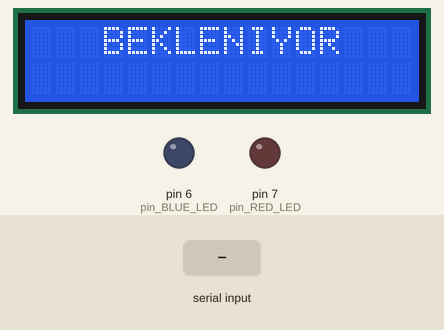
The sketch below on a simulated Arduino Uno, built with avr-gcc and run on an emulated ATmega328P. On the bench: 16×2 character LCD, output pins drawn as LEDs (lit = HIGH). The inputs (shaded band) are chosen by the test bench.

Above: at 1.2 s.
1.3 s: "ID:\n" received over Serial
At 2.5 s:
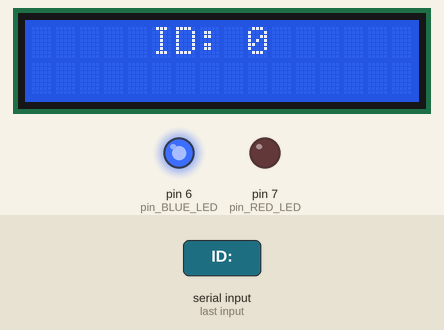
2.8 s: "ID:-1\n" received over Serial
At 3.8 s:
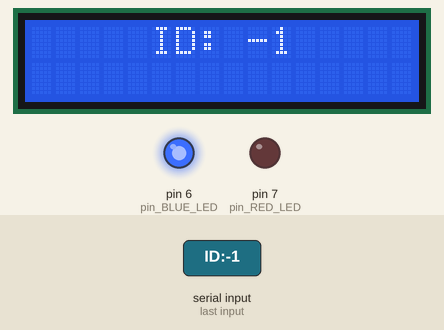
5.8 s: "NONE\n" received over Serial
At 10.3 s:
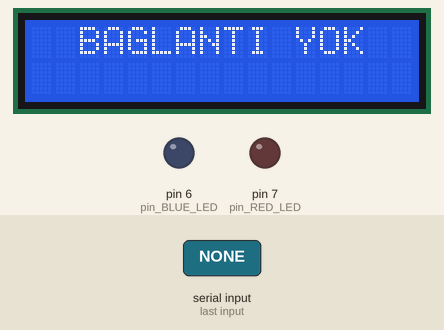
11.8 s: "NONE\n" received over Serial
At 13.0 s:
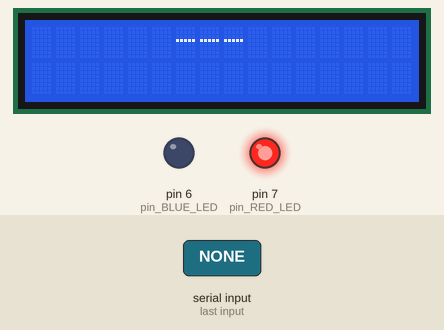
Timing chart, 0 to 17.3 s (numbered marks = the images above; inputs shaded):
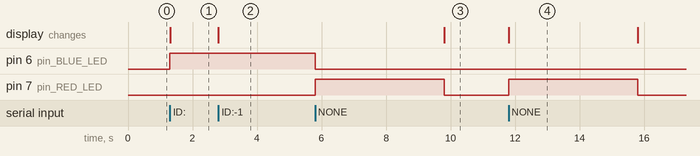

Measured:
- after the input at 1.3 s, pin 6 (pin_BLUE_LED): LOW → HIGH at once; the display: changes at once (image 1)
- after the input at 2.8 s, pin 6 (pin_BLUE_LED): stays HIGH (without the input it goes to LOW after 2.5 s); the display: changes at once (image 2)
- after the input at 5.8 s, pin 6 (pin_BLUE_LED): HIGH → LOW after 0.00 s instead of 1.0 s; pin 7 (pin_RED_LED): LOW → HIGH at once, → LOW 4.0 s later
- after the input at 11.8 s, pin 7 (pin_RED_LED): LOW → HIGH at once, → LOW 4.0 s later; the display: changes at once (image 4)

The sketch:

lcd_1902a.ino
```cpp
/*
  1902A / HD44780 LCD & LED ArUco Gösterici
  -----------------------------------------
  Pin Bağlantıları (Arduino Uno / Mega):
    RS   -> D12
    E    -> D11
    DB4  -> D5
    DB5  -> D4
    DB6  -> D3
    DB7  -> D2

    VSS  -> GND
    VDD  -> +5V
    V0   -> Potansiyometre Orta Bacağı
    RW   -> GND

    Kırmızı LED -> D7 (Python Çalışıyor / Aranıyor - Kırmızı YANAR, Mavi SÖNER)
    Mavi LED    -> D6 (25 cm Altında ArUco Algılanınca Sabit 3 Saniye YANAR)
*/

#include <LiquidCrystal.h>

// LCD Pinleri: RS, E, DB4, DB5, DB6, DB7
const int pin_RS  = 12;
const int pin_E   = 11;
const int pin_DB4 = 5;
const int pin_DB5 = 4;
const int pin_DB6 = 3;
const int pin_DB7 = 2;

// LED Pinleri
const int pin_RED_LED  = 7;
const int pin_BLUE_LED = 6;

LiquidCrystal lcd(pin_RS, pin_E, pin_DB4, pin_DB5, pin_DB6, pin_DB7);

String inputString = "";
bool stringComplete = false;
unsigned long lastMsgTime = 0;
int lastDisplayedID = -999;

// 3 Saniye Mavi LED Zamanlayıcı Değişkenleri
unsigned long blueHoldStartTime = 0;
bool isBlueHolding = false;
const unsigned long BLUE_HOLD_MS = 3000; // 3 saniye (3000 ms)

// Metni 16 karakterlik satırda tam ortalayarak yazdıran fonksiyon
void printCentered(String text, int row = 0) {
  int len = text.length();
  int col = (16 - len) / 2;
  if (col < 0) col = 0;
  lcd.setCursor(col, row);
  lcd.print(text);
}

void setLeds(bool redOn, bool blueOn) {
  digitalWrite(pin_RED_LED, redOn ? HIGH : LOW);
  digitalWrite(pin_BLUE_LED, blueOn ? HIGH : LOW);
}

void setup() {
  Serial.begin(115200);
  inputString.reserve(64);

  // LED Pin Ayarları
  pinMode(pin_RED_LED, OUTPUT);
  pinMode(pin_BLUE_LED, OUTPUT);

  // Başlangıçta tüm LED'ler sönük
  setLeds(false, false);

  // 1902A LCD 16 sütun x 2 satır modunda başlatılır
  lcd.begin(16, 2);
  lcd.clear();

  printCentered("BEKLENIYOR", 0);
  lastMsgTime = millis();
}

void loop() {
  unsigned long now = millis();

  // Seri porttan veri oku
  while (Serial.available()) {
    char inChar = (char)Serial.read();
    if (inChar == '\n' || inChar == '\r') {
      if (inputString.length() > 0) {
        stringComplete = true;
      }
    } else {
      inputString += inChar;
    }
  }

  // Mavi LED 3 saniyelik zamanlayıcı kontrolü
  if (isBlueHolding) {
    if (now - blueHoldStartTime < BLUE_HOLD_MS) {
      setLeds(false, true); // Kırmızı SÖNER, Mavi YANAR
    } else {
      isBlueHolding = false; // 3 saniye doldu
    }
  }

  // Seri komut işleme
  if (stringComplete) {
    inputString.trim();
    lastMsgTime = now;

    if (inputString.startsWith("ID:")) {
      int idVal = inputString.substring(3).toInt();

      // 25 cm altında ArUco algılandı -> Mavi LED'i 3 saniye sabitle
      isBlueHolding = true;
      blueHoldStartTime = now;
      setLeds(false, true);

      if (idVal != lastDisplayedID) {
        lastDisplayedID = idVal;

        lcd.clear();
        String dispText = "ID: " + String(idVal);
        printCentered(dispText, 0); // Ekranda ortalanmış ID
      }
    }
    else if (inputString == "NONE" || inputString == "ID:-1") {
      // ArUco yoksa ancak 3 saniyelik mavi tutma süresi bittiyse kırmızıya geç
      if (!isBlueHolding) {
        setLeds(true, false);

        if (lastDisplayedID != -1) {
          lastDisplayedID = -1;

          lcd.clear();
          printCentered("---", 0);
        }
      }
    }

    inputString = "";
    stringComplete = false;
  }

  // 4 saniyedir seri veri gelmediyse (Python kapalıysa) bağlantı uyarısı ver ve LED'leri söndür
  if (now - lastMsgTime > 4000) {
    isBlueHolding = false;
    setLeds(false, false);
    if (lastDisplayedID != -999) {
      lastDisplayedID = -999;
      lcd.clear();
      printCentered("BAGLANTI YOK", 0);
    }
  }
}
```
